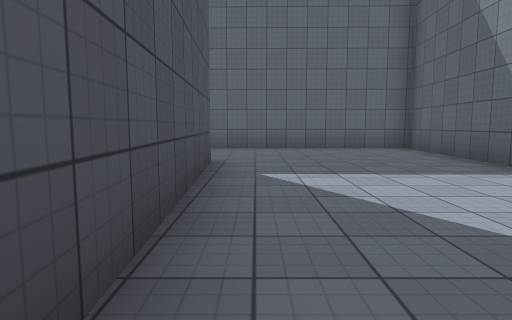
view 1 (above)

24 first-person views from a walk through a scene from a Unity 3-D project. The camera is 1.2 m above the floor, tilts 6° down and sees 75° across. The floor is counted in squares, 2 m on a side. Each view is taken from the middle of a square. On the plan, view 1 faces up. The plan holds only what a view shows up to about 10 squares ahead; the rest is blank. The place goes on beyond the plan. The player is left out. Surface patterns are stand-ins for the level's own textures.

view 2
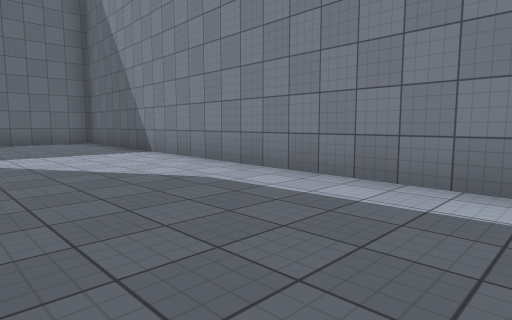

view 3
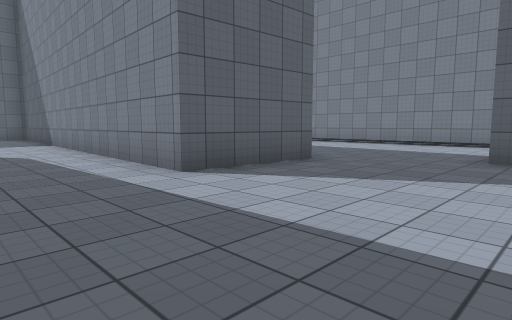

view 4
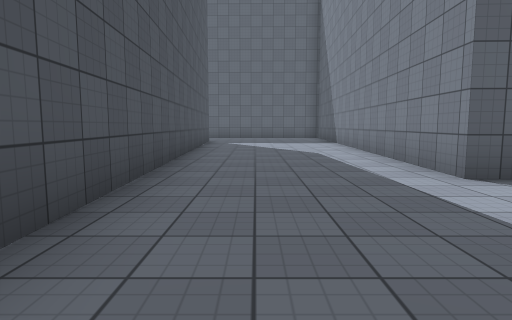

view 5
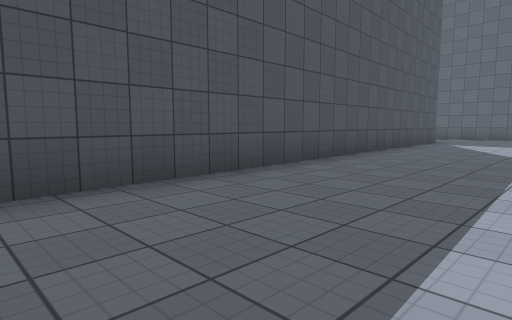

view 6
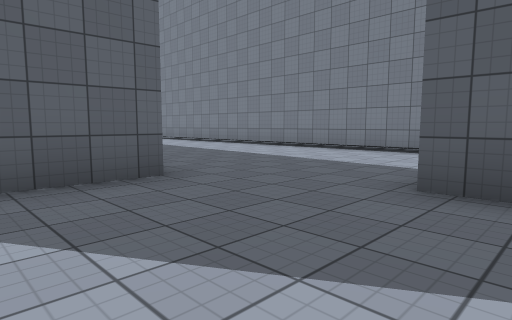

view 7
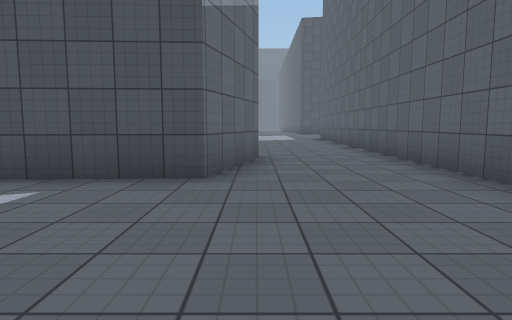

view 8
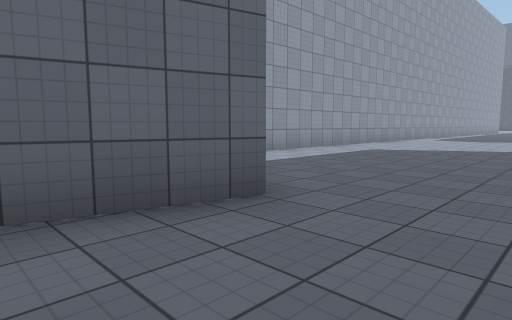

view 9
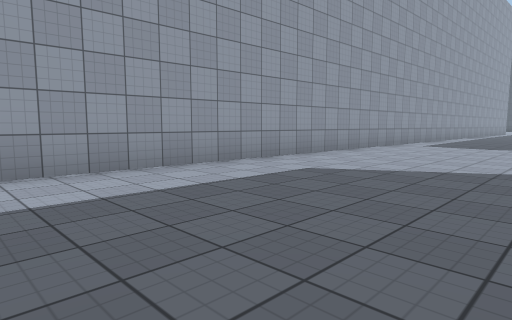

view 10
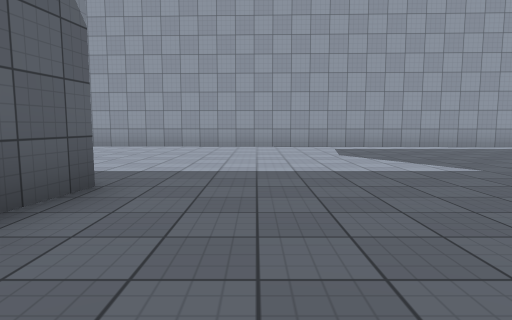

view 11
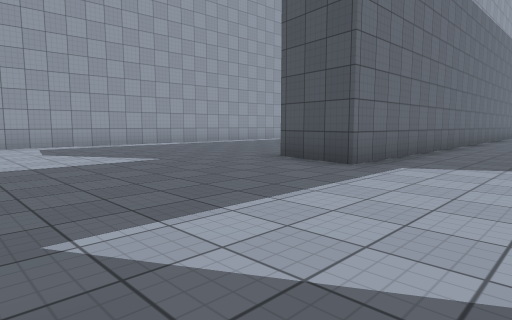

view 12
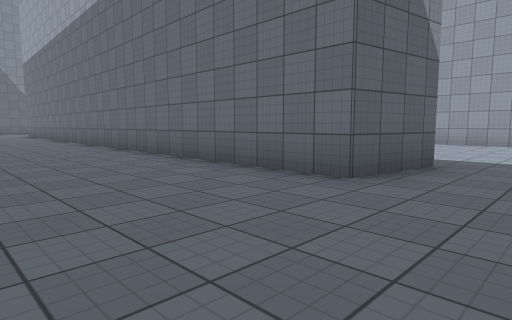

view 13
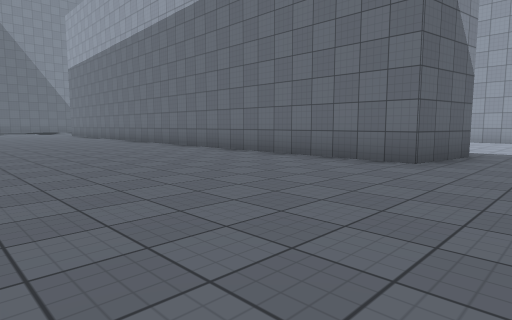

view 14
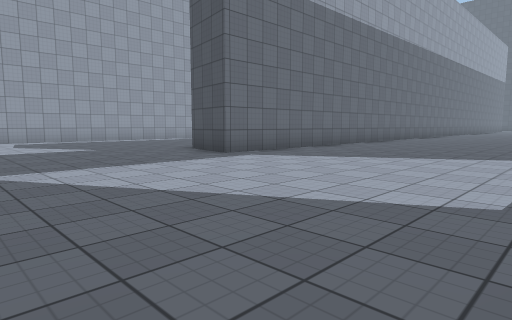

view 15
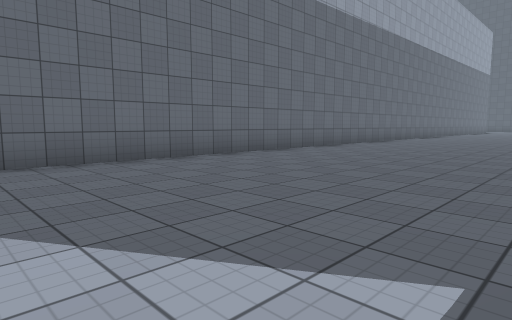

view 16
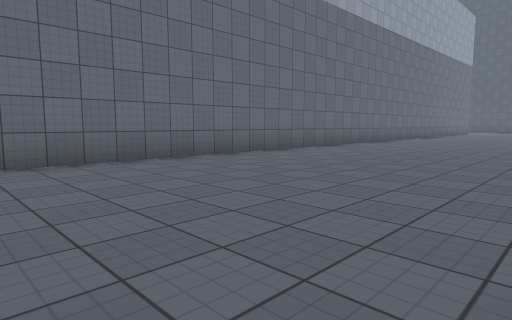

view 17
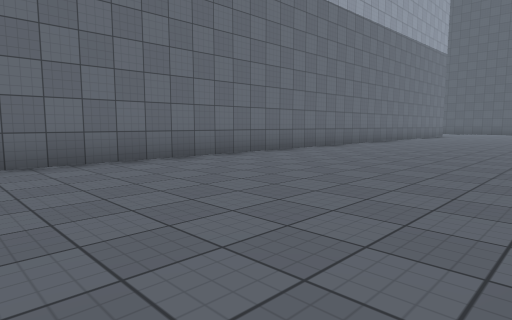

view 18
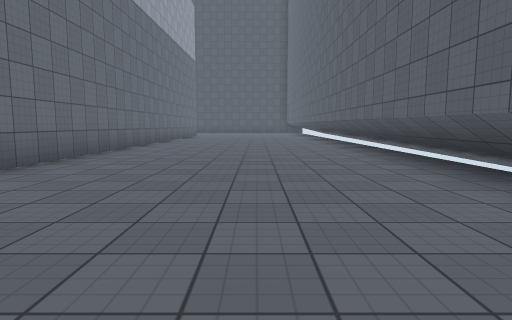

view 19
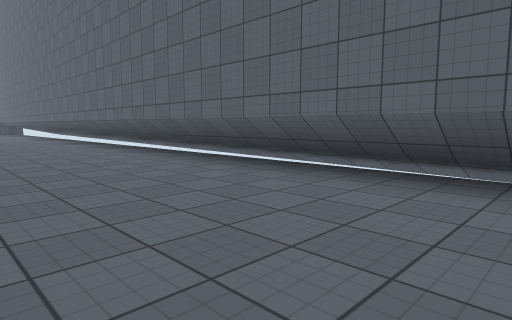

view 20
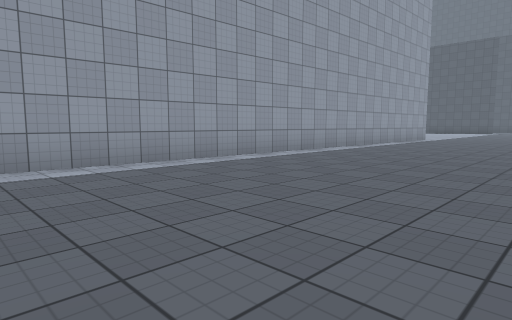

view 21
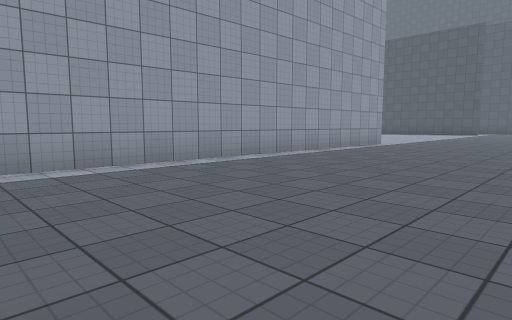

view 22
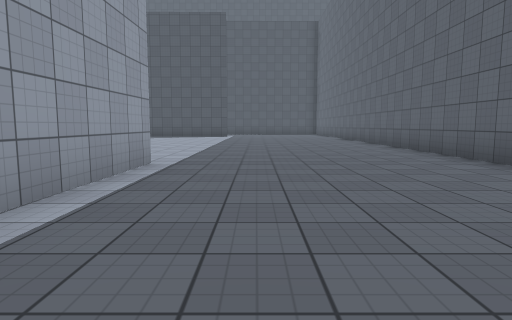

view 23
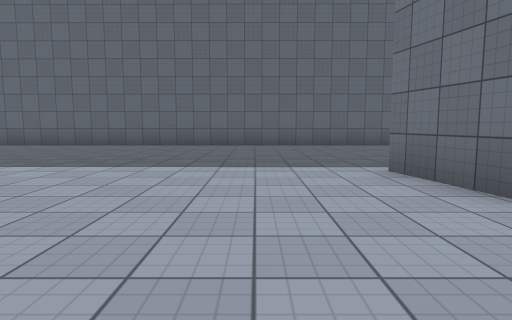

view 24
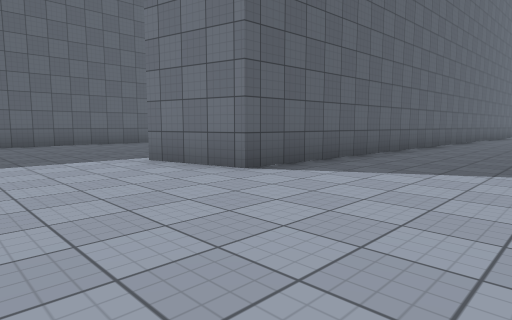

### Floor plan
Points are (right, up) in squares from view 1. A wall is a line through its corners. A room is listed if a view was taken in it or the views show most of it. See-through windows are left out.
Room 1 (views 1, 2, 3, 4, 5, 6, 7, 8)
walls: (6, -3.4) (3.3, -3.3) (3.9, 8.7) (-3.6, 8.7); (-3.2, 6.1) (-0.7, 5.4) (-0.2, -6.7); (7.2, -6.6) (7.2, -5.9)
ways out: opening at (-3, 7.5) to room 2; opening at (6.5, -4.5) to room 2
Room 2 (views 9, 10, 11, 12, 13, 14, 15, 16, 17, 18, 19, 20, 21, 22, 23, 24)
walls: (-11.4, 8.8) (-11.1, 10.7); (-11.1, 10.4) (-2.3, 10.4); (-21.8, 1) (-29.8, 1.4) (-30.3, 3.3) (-5.6, 2.6); (-28.1, 8.8) (-39.6, 8.8); (-3.6, 8.7) (-7.1, 8.7); (-29.4, 16.2) (-39.5, 16.2); (-39.1, 10.6) (-17.6, 10.5) (-17.9, 8.7); (11.4, -5.3) (11.4, -0.1)
ways out: opening at (-3, 7.5) to room 1; opening at (6.5, -4.5) to room 1

Positions as (right, up) in squares from view 1, and headings:
1: (0, 0), facing up
2: (0, -3), facing up-right
3: (1, -7), facing up-right
4: (1, -7), facing up
5: (3, -7), facing up-left
6: (4, -7), facing up-right
7: (3, 6), facing left
8: (-1, 8), facing down-left
9: (-5, 7), facing down-left
10: (-13, 12), facing down
11: (-13, 13), facing down-left
12: (-13, 14), facing down-right
13: (-13, 16), facing down-right
14: (-13, 16), facing down-left
15: (-19, 16), facing down-left
16: (-24, 16), facing down-left
17: (-29, 16), facing down-left
18: (-29, 14), facing left
19: (-29, 13), facing up-left
20: (-16, 8), facing down-left
21: (-20, 8), facing down-left
22: (-25, 5), facing left
23: (-32, -1), facing up
24: (-33, -2), facing up-right
